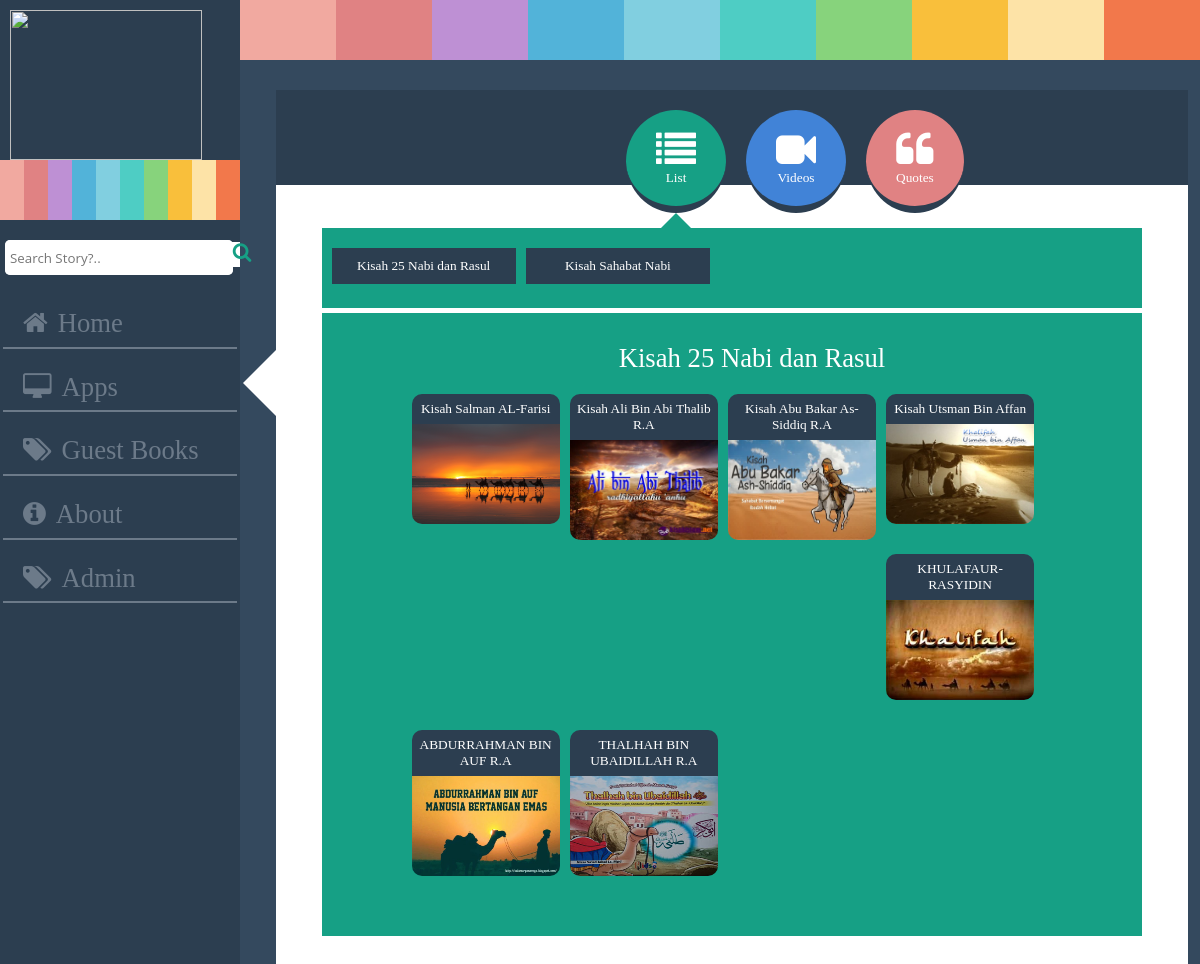
The app's page /app.php?b=sahabat with its own data.
### tables this page shows
CREATE TABLE IF NOT EXISTS `sahabat` (
  `id_sahabat` int(10) NOT NULL AUTO_INCREMENT,
  `judul` text NOT NULL,
  `gambar` text NOT NULL,
  `video` text NOT NULL,
  `isi` text NOT NULL,
  `tgl` datetime NOT NULL,
  PRIMARY KEY (`id_sahabat`)
);

### Web/sahabat.php (the view, shortened to what this page needs)
<div id="m4">
<div id="m5">Kisah 25 Nabi dan Rasul</div>
<?php
$sql = "select * from sahabat order by id_sahabat";
foreach ($sh->query($sql) as $data) :
?>
<a href="lihat1.php?id=<?php echo $data['id_sahabat']; ?>">
<div id="hvr-bubble-float-top">
<div id="data">
<div id="judul"><?php echo $data['judul']; ?></div>
	<div id="gam">
	<p>
	<img src="gambar/<?php echo $data['gambar']; ?>" >
	</p>
	</div>
</div>
</div>
</a>
<?php
endforeach;
?>
</div>

### Web/css.css (style rules this page uses)
* { margin:0; transition: all 0.5s ease-in-out; }
body { background-color: #2c3e50; }
* { margin: 0px auto; }
a { text-decoration: none; }
#data { width: 100%; height: auto; float: left; margin-left: 20px; }
#hvr-bubble-float-top { width: 20%; margin-bottom: 20px; margin-top: 10px; margin-left: 10px; display: inline-block; vertical-align: middle; float: left; -webkit-transform: translateZ(0); transform: translateZ(0); box-shadow: 0 0 1px rgba(0, 0, 0, 0); -webkit-backface-visibility: hidden; backface-visibility: hidden; -moz-osx-font-smoothing: grayscale; position: relative; -webkit-transition-duration: 0.3s; transition-duration: 0.3s; -webkit-transition-property: transform; transition-property: transform; }
#hvr-bubble-float-top:before { position: absolute; z-index: -1; content: ''; left: calc(50% - 10px); top: 0; border-style: solid; border-width: 0 10px 10px 10px; border-color: transparent transparent #2c3e50 transparent; margin-left: -42px; -webkit-transition-duration: 0.3s; transition-duration: 0.3s; -webkit-transition-property: transform; transition-property: transform; }
#judul { width: 100%; height: auto; background-color: #2c3e50; color:#fff; text-align: center; font-family: segoi print; font-size: 10pt; padding-top: 7px; padding-bottom: 7px; border-radius: 10px 10px 0px 0px ; }
#gam img { width: 100%; height: 100px; border-radius: 0px 0px 10px 10px ; }
#m4 { width: 95%; height: auto; display: inline-block; margin-top: 10px; margin-left: 30px; margin-bottom: 20px; }
#m5 { width: 100%; height: auto; display: inline-block; margin-top: 10px; font-size: 20pt; color: #fff; text-align: center; font-family: segoe ui Semilight; margin-bottom: 10px; }

### records on screen
sahabat: judul "Kisah Salman AL-Farisi", gambar (picture)
sahabat: judul "Kisah Ali Bin Abi Thalib R.A", gambar (picture)
sahabat: judul "Kisah Abu Bakar As-Siddiq R.A", gambar (picture)
sahabat: judul "Kisah Utsman Bin Affan", gambar (picture)
sahabat: judul "KHULAFAUR-RASYIDIN", gambar (placeholder picture)
sahabat: judul "ABDURRAHMAN BIN AUF R.A", gambar (picture)
sahabat: judul "THALHAH BIN UBAIDILLAH R.A", gambar (picture)
